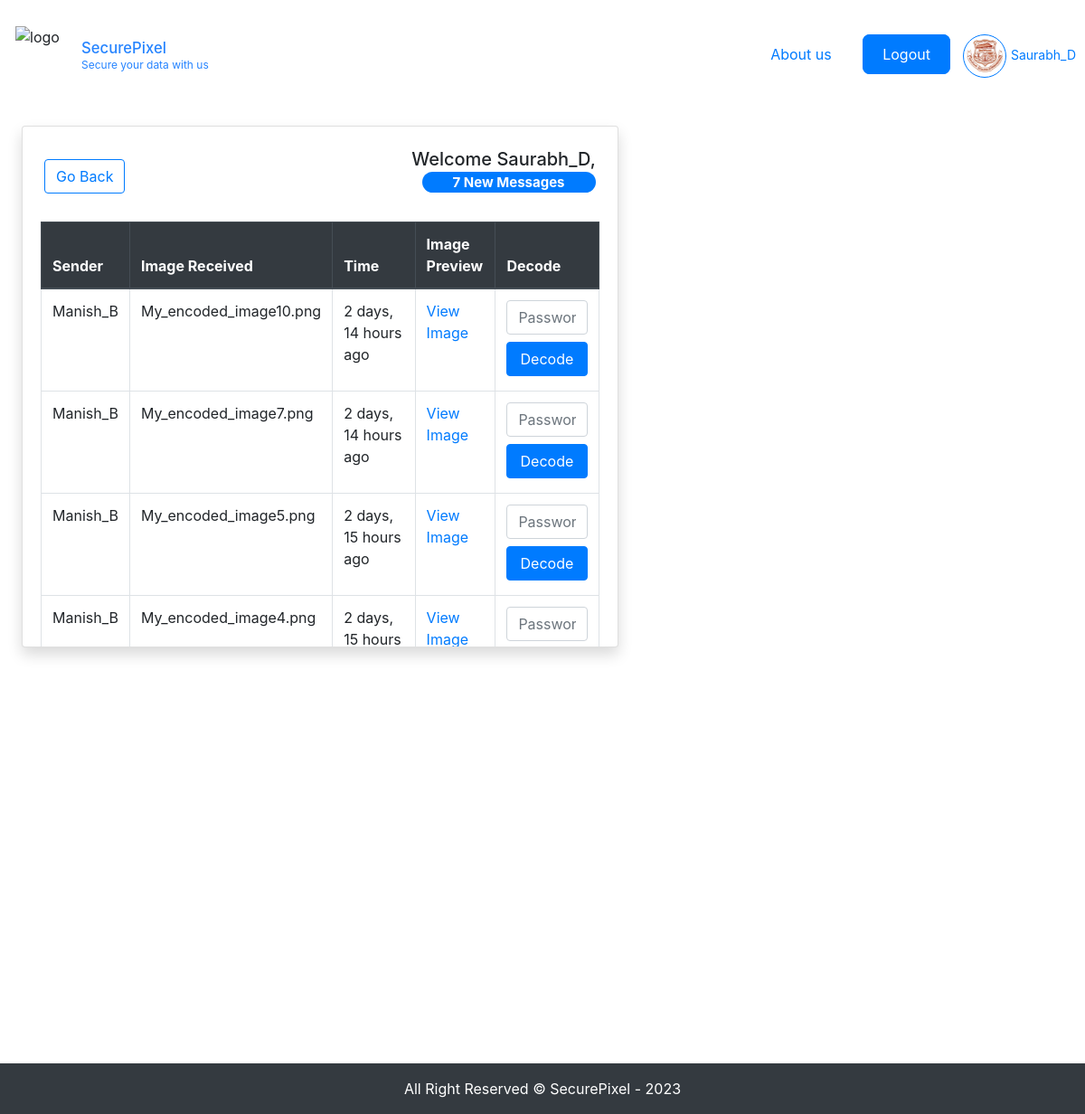
The app's page /decoding/ (signed in), older data.
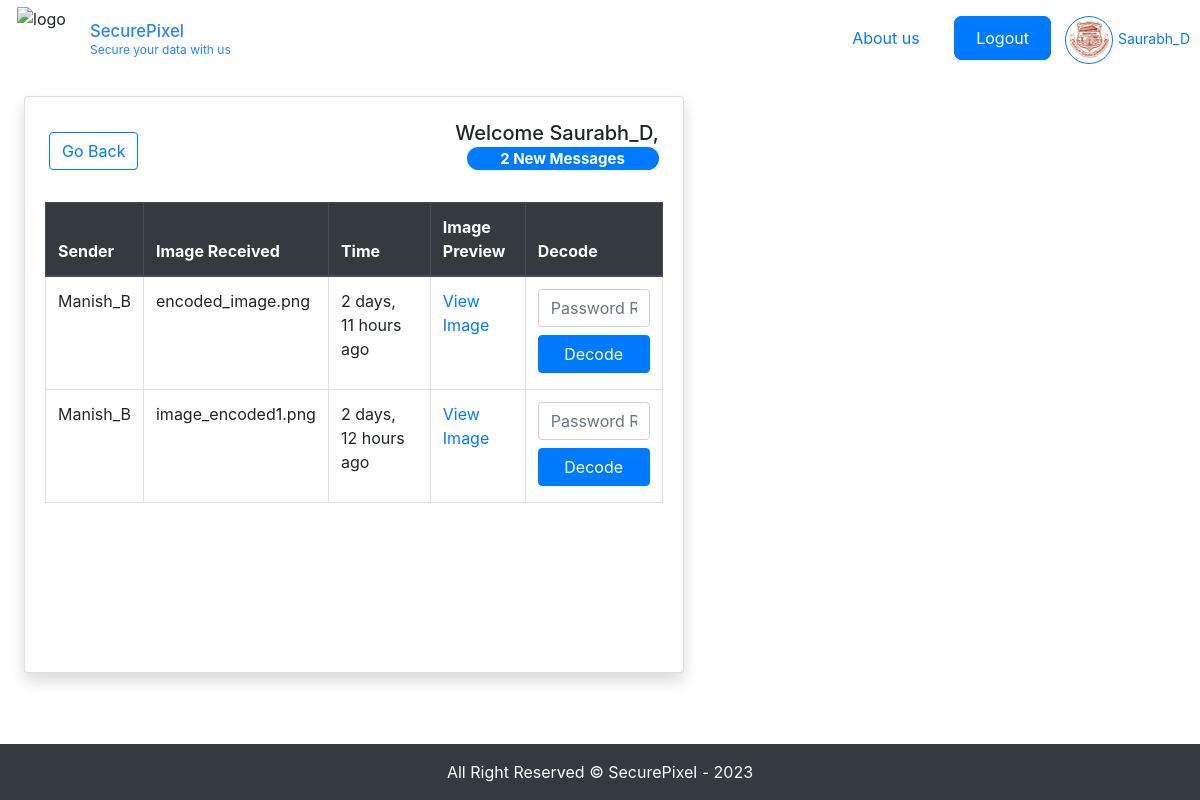
The same page, newer data.
### base/models.py (models this page shows, shortened)
class UserRegistration(models.Model):
    user = models.OneToOneField(User, on_delete=models.CASCADE)
    email = models.CharField(max_length=128, null=True)
    profile_picture = models.ImageField(upload_to='profile_pictures/', null=True, blank=True)

class steganography(models.Model):
    sender = models.ForeignKey(User, on_delete=models.CASCADE, related_name='sent_steg')
    receiver = models.ForeignKey(User, on_delete=models.CASCADE, related_name='received_Steg')
    image = models.ImageField(upload_to='originalImages/')
    message = models.TextField()
    dest = models.CharField(max_length=128)
    created = models.DateTimeField(auto_now_add=True)
    updated = models.DateTimeField(auto_now=True)
    encoded_img = models.ImageField(null=True, blank=True, upload_to='stegoImages/')

### base/views.py (the view, shortened to what this page needs)
# urls.py: path('decoding/', views.decode_image, name = 'decode-img'),
def decode_image(request):
    user = request.user
    steg_records = steganography.objects.filter(receiver=user).order_by('-created')
    message = ""
    error_message = ""
    return render(request, 'base/decodeImg.html', {'message': message, 'error_message': error_message, 'steg_records': steg_records})

### base/templates/base/decodeImg.html (shortened to what this page needs)
{% extends 'main.html' %} {% block content %}
<head>
</head>
        <div class="mt-3 mx-4">
          <div class="row">
            <div class="col-md-7">
              {% if steg_records %}
              <div class="card shadow custom-card">
                <div class="d-flex justify-content-between align-items-center px-4 mt-4">
          <a href="{% url 'landing' %}">
            <button type="button" class="btn btn-outline-primary">Go Back</button>
          </a>
          <h5 class="card-title text-right">
            Welcome {{ user.username }},
            <span class="badge badge-pill badge-primary" style="max-width: 12rem;">
              {{ steg_records.count }} New Messages
            </span>
          </h5>
        </div>
        <div class="card-body">
          <table class="table table-bordered">
            <thead class="thead-dark">
              <tr>
                <th>Sender</th>
                <th>Image Received</th>
                <th>Time</th>
                <th>Image Preview</th>
                <th>Decode</th>
              </tr>
            </thead>
            <tbody>
              {% for record in steg_records %}
              <tr>
                <td>{{ record.sender.username }}</td>
                <td>
                  <p>{{record.dest}}</p>
                </td>
                <td>
                  <p>{{record.created | timesince}} ago</p>
                </td>
                <td>
                  <a href="{{ record.encoded_img.url }}" target="_blank"
                    >View Image</a
                  >
                </td>
                <td>
                  <form method="post" action="{% url 'decode-img' %}" class="p-0">
                  <input type="password" name="password" placeholder="Password Required" class="form-control" />
                  <input type="submit" value="Decode" class="btn btn-primary mt-2" />
                </form>
                </td>
              </tr>
              {% endfor %}
            </tbody>
          </table>
        </div>
      </div>
      {% else %}
      <div class="alert alert-info" role="alert">No New Messages!</div>
      {% endif %}
    </div>
    <div class="col-md-5">
        </div>
      </div>
    </div>
<footer class="footer bg-dark text-white text-center py-3 mt-5">
  All Right Reserved &copy; SecurePixel - 2023
</footer>
{% endblock content %}

### templates/main.html (shortened to what this page needs)
<!DOCTYPE html>
{% load static %}
<html>
  <head>
    <link
      rel="stylesheet"
      type="text/css"
      href="{% static 'styles/main.css' %}"
    />
    <link
      rel="stylesheet"
      href="https://cdn.jsdelivr.net/npm/bootstrap@4.6.2/dist/css/bootstrap.min.css"
    />
    <link
      rel="stylesheet"
      href="https://cdnjs.cloudflare.com/ajax/libs/font-awesome/5.14.0/css/all.min.css"
    />
  </head>
  <body>
    {% include 'navbar.html' %}
    {% block content %}
    {% endblock content %}
  </body>
</html>

### templates/navbar.html (shortened to what this page needs)
<!-- <a href="/">
    <h1>SecurePixel</h1>
</a>
{% load static %} -->
<div class="header">
    <div class="logoAndName">
      <img
        class="logo"
        src="https://res.cloudinary.com/dzy2zn0mz/image/upload/v1698769946/SecurePixel/Images/logo.png"
        alt="logo"
      />
      <div class="title">
        <a href="/"><h3>SecurePixel</h3></a>
        <span>Secure your data with us</span>
      </div>
    </div>
    <div class="links">
      <nav>
            {% if user.is_authenticated %}
                <a href="https://www.google.com" target id="about">About us</a>
                <a href="{% url 'logout' %}" target id="sign">Logout</a>
                {% if user.userregistration.profile_picture %}
                <a href="{% url 'landing' %}" target id="profile">
                    <div class="profile-box">
                      <img src="{{user.userregistration.profile_picture.url }}" alt="Profile Image" class="profile-image" />
                    </div>
                    <small>{{user.username}}</small>
                {% else %}
                    <img src="https://res.cloudinary.com/dzy2zn0mz/image/upload/v1698769945/SecurePixel/Images/profile.png" alt="Profile Image" class="profile-image" />
                {% endif %}
                </a>
            {% else %}
                <a href="https://www.google.com" target id="about">About us</a>
                <a href="{% url 'sign-up' %}" target id="sign">Sign up</a>
                <a href="{% url 'sign-in' %}" target id="sign">Sign In</a>
            {% endif %}
      </nav>
    </div>
  </div>

### static/styles/main.css (style rules this page uses)
.footer { position: fixed; bottom: 0; width: 100%; background-color: #343a40; color: white; text-align: center; }
.logo { position: relative; width: 80px; height: 80px; padding: 3%; }
.header { background: transparent; padding: 10px; display: flex; justify-content: space-between; align-items: center; height: 10vh; }
.logoAndName { display: flex; align-items: center; width: 20%; }
.title h3, span { color: #2684ff; font-size: smaller; width: 100%; margin: 0; }
.title { display: flex; box-sizing: border-box; justify-items: center; flex-direction: column; font-size: 20px; }
.links #about { border: none; font-size: 1rem; margin-right: 10px; }
.links nav a { text-decoration: none; font-size: 1rem; padding: 10px 20px; border: 2px solid #007bff; border-radius: 8px; color: #007bff; transition: all 0.3s ease; }
.links nav a#sign { background-color: #007bff; color: white; margin-right: 10px; }
.profile-box { padding: 3px; display: inline-block; border: 1px solid #007bff; border-radius: 50%; text-align: center; }
.profile-image { width: 40px; height: 40px; border-radius: 50%; object-fit: cover; }
#profile { border: none; padding: 0; }
span { font-size: 12px; }
form { background-color: #ffffff; display: flex; align-items: center; justify-content: center; flex-direction: column; padding: 0 50px; width: 100%; height: 100%; text-align: center; }
input { border: 1px solid gray; border-radius: 5px; background-color: #eee; padding: 12px 15px; width: 100%; }
form { background-color: #FFFFFF; display: flex; align-items: center; flex-direction: column; padding: 0 60px; width: 100%; height: 100%; text-align: center; gap: 0; }

### base/templates/base/decodeImg.html (style rules this page uses)
.card-body { height: 490px; overflow: auto; }

Row changes from the older to the newer data that the page shows:
removed steganography: sender.username "Manish_B", dest "My_encoded_image10.png", created "2 days, 14 hours"
removed steganography: sender.username "Manish_B", dest "My_encoded_image7.png", created "2 days, 14 hours"
removed steganography: sender.username "Manish_B", dest "My_encoded_image5.png", created "2 days, 15 hours"
removed steganography: sender.username "Manish_B", dest "My_encoded_image4.png", created "2 days, 15 hours"
added steganography: sender.username "Manish_B", dest "encoded_image.png", created "2 days, 11 hours"
added steganography: sender.username "Manish_B", dest "image_encoded1.png", created "2 days, 12 hours"
Text that changed along with them:
{{ steg_records.count }}: "7" → "2"
